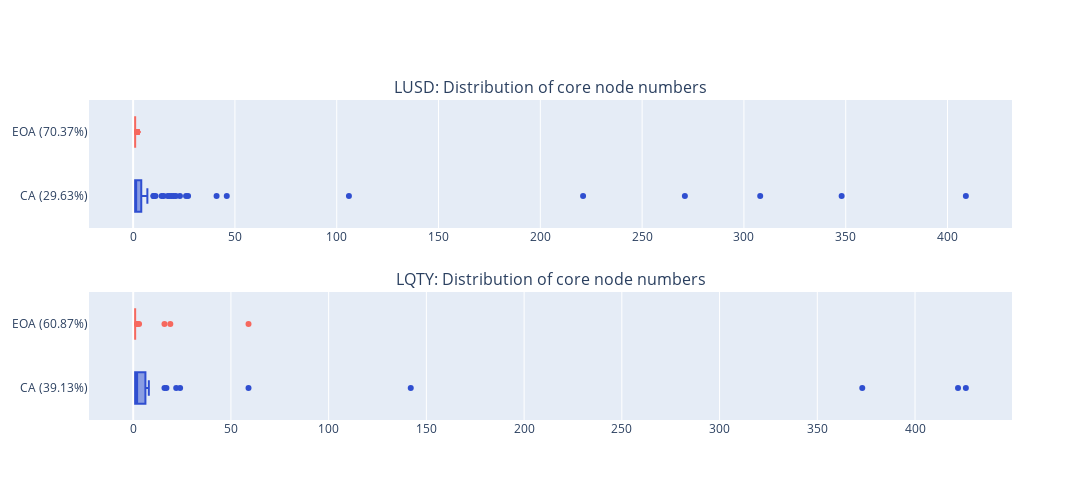

This figure's notebook cell:
### Code cell
fig = make_subplots(
    rows=2, 
    cols=1,
    subplot_titles=("LUSD: Distribution of core node numbers", "LQTY: Distribution of core node numbers"),
    horizontal_spacing=0.05, 
    vertical_spacing=0.2,
)

LUSD_core_CA = LUSD_core_address[LUSD_core_address['type']==0]['core_days_cnt']
LUSD_core_EOA = LUSD_core_address[LUSD_core_address['type']==1]['core_days_cnt']

LQTY_core_CA = LQTY_core_address[LQTY_core_address['type']==0]['core_days_cnt']
LQTY_core_EOA = LQTY_core_address[LQTY_core_address['type']==1]['core_days_cnt']


fig.add_trace(go.Box(x=LUSD_core_CA, marker_color=LUSD_color1, name="CA (29.63%)"), row=1, col=1)
fig.add_trace(go.Box(x=LUSD_core_EOA, marker_color=LQTY_color2, name="EOA (70.37%)"), row=1, col=1)

fig.add_trace(go.Box(x=LQTY_core_CA, marker_color=LUSD_color1, name="CA (39.13%)"), row=2, col=1)
fig.add_trace(go.Box(x=LQTY_core_EOA, marker_color=LQTY_color2, name="EOA (60.87%)"), row=2, col=1)

fig.update_layout(barmode='stack', height=500, width=1400, showlegend=False)
fig.show()

fig.write_image("../Figure/images/fig5.png")

### Figure 1 — Plotly figure (JSON) as saved in the notebook; plotly's stock layout.template omitted (floating-point values rounded to 4 significant figures; data arrays with more than 128 entries replaced by an {"elided": "..."} marker saying what was removed)
{"data": [{"marker": {"color": "#2f4ed0"}, "name": "CA (29.63%)", "type": "box", "x": [409, 348, 308, 271, 221, 106, 46, 41, 27, 26, 23, 21, 20, 19, 18, 17, 15, 14, 11, 10, 10, 7, 6, 5, 5, 5, 5, 4, 4, 3, 3, 3, 3, 3, 3, 3, 3, 2, 2, 1, 1, 1, 1, 1, 1, 1, 1, 1, 1, 1, 1, 1, 1, 1, 1, 1, 1, 1, 1, 1, 1, 1, 1, 1, 1, 1, 1, 1, 1, 1, 1, 1, 1, 1, 1, 1, 1, 1, 1, 1, 1, 1, 1, 1, 1, 1, 1, 1, 1, 1, 1, 1, 1, 1, 1, 1, 1, 1, 1, 1, 1, 1, 1, 1, 1, 1, 1, 1, 1, 1, 1, 1], "xaxis": "x", "yaxis": "y"}, {"marker": {"color": "#f6685e"}, "name": "EOA (70.37%)", "type": "box", "x": {"elided": "265 int values"}, "xaxis": "x", "yaxis": "y"}, {"marker": {"color": "#2f4ed0"}, "name": "CA (39.13%)", "type": "box", "x": [426, 422, 373, 142, 59, 24, 22, 17, 16, 8, 7, 6, 6, 5, 4, 4, 3, 3, 2, 2, 2, 2, 2, 2, 2, 1, 1, 1, 1, 1, 1, 1, 1, 1, 1, 1, 1, 1, 1, 1, 1, 1, 1, 1, 1], "xaxis": "x2", "yaxis": "y2"}, {"marker": {"color": "#f6685e"}, "name": "EOA (60.87%)", "type": "box", "x": [59, 19, 16, 3, 2, 2, 1, 1, 1, 1, 1, 1, 1, 1, 1, 1, 1, 1, 1, 1, 1, 1, 1, 1, 1, 1, 1, 1, 1, 1, 1, 1, 1, 1, 1, 1, 1, 1, 1, 1, 1, 1, 1, 1, 1, 1, 1, 1, 1, 1, 1, 1, 1, 1, 1, 1, 1, 1, 1, 1, 1, 1, 1, 1, 1, 1, 1, 1, 1, 1], "xaxis": "x2", "yaxis": "y2"}], "layout": {"annotations": [{"font": {"size": 16}, "showarrow": false, "text": "LUSD: Distribution of core node numbers", "x": 0.5, "xanchor": "center", "xref": "paper", "y": 1, "yanchor": "bottom", "yref": "paper"}, {"font": {"size": 16}, "showarrow": false, "text": "LQTY: Distribution of core node numbers", "x": 0.5, "xanchor": "center", "xref": "paper", "y": 0.4, "yanchor": "bottom", "yref": "paper"}], "barmode": "stack", "height": 500, "showlegend": false, "width": 1400, "xaxis": {"anchor": "y", "domain": [0, 1]}, "xaxis2": {"anchor": "y2", "domain": [0, 1]}, "yaxis": {"anchor": "x", "domain": [0.6, 1]}, "yaxis2": {"anchor": "x2", "domain": [0, 0.4]}}}
